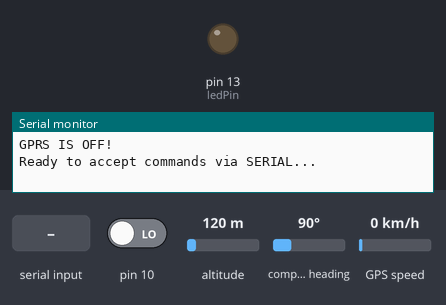
A sketch run on a simulated Arduino Uno, built with avr-gcc and run on an emulated ATmega328P. Parts: output pins drawn as LEDs (lit = HIGH), the last lines printed to the serial monitor. Dashed ring = blinking. The inputs (shaded band) are chosen by the test bench; at power-on: pin 10 LOW, altitude 120 m, compass heading 90°, GPS speed 0 km/h. The GPS gets a fix after 3 s at 37.7749, -122.4194 with 8 satellites; the modem accepts every AT command (registered, SIM ready, sends succeed) and sends nothing else.

Above: at 1.4 s.
1.5 s: "-" received over Serial
At 2.3 s:
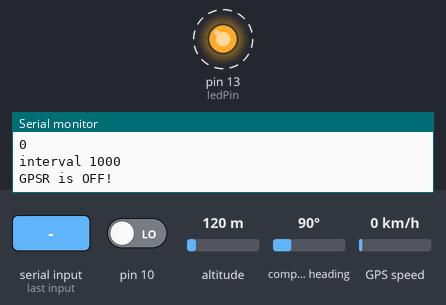
4.5 s: pin 10 driven HIGH
At 6.6 s:
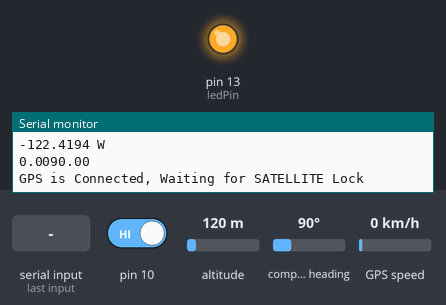
7.0 s: "s" received over the second serial link
8.8 s: "p" received over Serial
Timing chart, 0 to 11.3 s (numbered marks = the images above; inputs shaded):
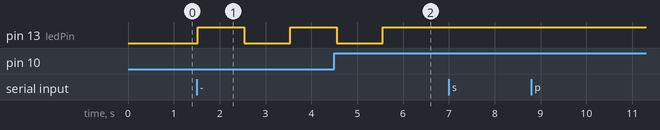

Measured:
- after the input at 1.5 s, pin 13 (ledPin): LOW → HIGH at once, → LOW 1.0 s later, → HIGH 1.0 s later

The sketch:

smsGoogle.ino
```cpp
/*

 Arduino Uno R3
 Seeed Sim900 sheild V-2 connected to dig pins 7 & 8 for use with Software Serial
 Adafruit Flora GPS module connected to dig pins 2 & 3 for use with Software Serial
 GPS lock Status via LED on dig 13
 */
#include <SoftwareSerial.h>
#include <TinyGPS.h>
SoftwareSerial GPS(2,3);
SoftwareSerial SIM900(7,8);

TinyGPS gps;


char senderNumber[20];
char inchar; // Will hold the incoming character from the GSM shield
char incoming_char=0;
char num[]= "AT + CMGS = \"+19412959244\"";//number to send SMS to
unsigned char buffer[64]; // buffer array for data recieve over serial port

const int ledPin =  13;
int ledState = LOW; // ledState used to set the LED
int pwr_sens = 10;// Dig10 jumper to dtr on seeed GPRS v1 checks for HIGH or LOW (2.8v)
int count = 0;     // counter for buffer array
int loops = 0;
int validTXT = 0; //valid received txt counter
int invalidTXT = 0; //invalid received txt counter
int txtOUT = 0; //out going txt counter


float flat, flon;


unsigned long age, date, time, chars = 0;
unsigned short sentences = 0, failed = 0;

////////////////
static void smartdelay(unsigned long ms);
static void print_float(float val, float invalid, int len, int prec);
static void print_int(unsigned long val, unsigned long invalid, int len);
static void print_date(TinyGPS &gps);
static void print_str(const char *str, int len);
/////////////////////

int adding = 2;// used for adding seconds to the interval via serial commands
long previousMillis = 0; // will store last time a Msg was sent
long interval = 60*1000L; // Auto Send interval at which to send Msg (milliseconds)

void setup()
{
  //pinMode(pwr_sens,OUTPUT);//Dig10
  pinMode(10,INPUT);
  pinMode(ledPin, OUTPUT);
  Serial.begin(19200);
  SIM900.begin(19200);
  Serial.println("Seeed GPRS Shield Sketch for an Arduino Based Google Map Locator using the TinyGPS library!");
  Serial.println("It's main use is to swnd a text message with the latitude and longitude");
  Serial.println(" of the device to a preset phone number with a link to show the location on GOOGLE MAPS");
  Serial.println();
  Serial.println("A Sixty Second wait time is used on Start Up, This can be changed at line 47 'interval'");
  Serial.println("sending a 'p' through the serial monitor will still activate/de-activate the GPRS during this time");
  //the interval is cjanged automaticaly during the opperation depending upon GPS Satilight lock
  //and on the fly via Serial text or a received SMS from any phone with TXT capability
  Serial.println();
  //power_on(); // enable this line to Automaticaly start the GPRS
  if (digitalRead(10)==HIGH){//if we get voltage from the
    Serial.println("GPRS IS ON!");
    Serial.println(" Ready to accept commands via SMS..");
    Serial.println(" Or commands via SERIAL...");
  }
  if (digitalRead(10)==LOW){
    Serial.println("GPRS IS OFF!");
    Serial.println("Ready to accept commands via SERIAL...");
  }

}//////////////////////////////////////// end setup /////////////////////////////////

void loop()  // run over and over again
{


  if (interval==0){
    interval = 1000;
  }
  readSerial();//If connected to a Serial device fo programing or diagnostics (computer)
  wait4TXT();// look for a text message from the GPRS every loop

  //readSIM900();
  //serialPrint();
  /* Serial.print("Speed MPH ");
   Serial.println(gps.f_speed_kmph()*0.621371);
   Serial.print("Speed KPH ");
   Serial.println(gps.f_speed_kmph());
   Serial.print("Altitude ");
   Serial.println(gps.f_altitude());*/
  unsigned long currentMillis = millis();
  if(currentMillis - previousMillis > interval) {
    // save the last time you blinked the LED
    previousMillis = currentMillis;
    //GpsData();
    Serial.println(loops);
    loops ++;
    Serial.print("interval ");
    Serial.println(interval);
    if (digitalRead(10)==LOW){
      Serial.println("GPSR is OFF!");
    }
    if (digitalRead(10)==HIGH){
      Serial.println("GPSR is ON!");
    }
    if (ledState == LOW)
      ledState = HIGH;
    else
      ledState = LOW;
    digitalWrite(ledPin, ledState);
    //autoSend();

  }
  if (loops == 5){
    Message();
    loops = 0;
  }

}////////////////////////////////////////end loop /////////////////////////////////


void power_on()
// software equivalent of pressing the GSM shield "power" button
{
  SIM900.begin(19200);
  Serial.println("POWERING ON!!...Please wait");
  digitalWrite(9, HIGH);
  delay(1000);
  digitalWrite(9, LOW);
  delay(7000);
  SIM900.println("AT+CMGF=1\r");  // set SMS mode to text
  delay(100);
  SIM900.println("AT+CNMI=2,2,0,0,0\r");
  delay(100);
  SIM900.println("AT+CLIP=1\r"); // turn on caller ID notification
  delay(100);
  SIM900.println(num);
  delay(100);
  SIM900.print("GPRS is Active!");
  delay(100);
  SIM900.println((char)26); // End AT command with a ^Z, ASCII code 26
  delay(100);
  SIM900.println();
  delay(100);
  SIM900.println("AT+CMGD=1,4"); // delete all SMS
  //readSIM900();
  delay(5000);
  Serial.println("GPRS is NOW ON!");
  //SIM900.flush();
  SIM900.end();
  return;

}
void power_off(){
  SIM900.begin(19200);
  Serial.println("POWERING OFF!!...Please wait");
  SIM900.println("AT+CMGF=1\r");  // set SMS mode to text
  delay(100);
  SIM900.print("AT+CNMI=2,2,0,0,0\r");
  delay(100);
  SIM900.println(num);
  delay(100);
  SIM900.print("GPRS is Powering Down!");
  delay(100);
  SIM900.println((char)26); // End AT command with a ^Z, ASCII code 26
  delay(100);
  SIM900.println();
  delay(2000);//give some time to send message
  SIM900.println("AT+CMGD=1,4"); // delete all SMS
  SIM900.flush();
  SIM900.end();
  //readSIM900();
  delay(1000);
  digitalWrite(9, HIGH);
  delay(1000);
  digitalWrite(9, LOW);
  delay((7000));
  Serial.println("GPRS is NOW OFF!");
  Serial.println();
  return;
}
void readSIM900(){
  SIM900.begin(19200);
  if (SIM900.available())              // if date is comming from softwareserial port ==> data is comming from SIM900 shield
  {
    while(SIM900.available())          // reading data into char array
    {
      buffer[count++]=SIM900.read();     // writing data into array
      if(count == 64)break;
    }
    Serial.write(buffer,count);            // if no data transmission ends, write buffer to hardware serial port
    clearBufferArray();              // call clearBufferArray function to clear the storaged data from the array
    count = 0;                       // set counter of while loop to zero


  }
  if (Serial.available())            // if data is available on hardwareserial port ==> data is comming from PC or notebook
    SIM900.write(Serial.read());       // write it to the SIM900 shield
  delay(100);
  SIM900.flush();
  SIM900.end();
}
void clearBufferArray()              // function to clear buffer array
{
  for (int i=0; i<count;i++)
  {
    buffer[i]=NULL;
  }                  // clear all index of array with command NULL
}
void readSerial(){
  if (Serial.available() >0){
    incoming_char=Serial.read();
    if ((incoming_char=='p')&& (digitalRead(10)==HIGH)){
      Serial.println("ATTENTION!!!..Turning OFF!");
      power_off();
      return;
    }
    else  if ((incoming_char=='p')&& (digitalRead(10)==LOW)){
      Serial.println("ATTENTION!!!..Turning ON!");
      power_on();
      return;
    }
    if (incoming_char=='s'){
      Message();
    }

    if (incoming_char=='+'){
      adding++;
      interval = adding*1000;
      Serial.println("Adding ");
    }
    if (incoming_char=='-'){
      adding--;
      if (interval==1000){
        Serial.println("Cant go lower than 1000! ");
      }
      else
        Serial.println("Subtracting ");
      interval = adding*1000;
      adding--;

    }
  }
  Serial.flush();
}

//Wait for TXT message
void wait4TXT(){

  SIM900.begin(19200);
  delay(10);
  if (SIM900.available() >0){
    incoming_char=SIM900.read();

    if (incoming_char=='s'){//read the Status of the relays on request
      validTXT++; //count the incomming txt from the GPRS
      Serial.println("Text Message recieved ");
      delay(10);
      Message();// send message to pre-defined mobile number
      delay(10);
      SIM900.flush();
      SIM900.end();
      delay(10);
    }
    else invalidTXT++;// count the flubs
  }
}
//Sends TXT Message with Google Map link to pre-defined mobile number
void Message(){
  GpsData();
  txtOUT ++ ;
  //delay(10);
  SIM900.begin(19200);//and reconnect to SS so we can send the message with the lat/long cords
  SIM900.print("AT+CMGF=1\r");  // set SMS mode to text
  delay(100);
  SIM900.println(num);
  delay(100);
  // this is the main part
  SIM900.println("Text Received");
  SIM900.println(" ");
  SIM900.print("http://maps.google.com/maps?q="); //creating the link to GM
  SIM900.print(flat, 6);//Latitude with 6 decimal points
  SIM900.print(",");
  SIM900.println(flon, 6);// Longitude with 6 decimal points
  //Below should create a pop up baloon with text "Location" but I cant get it to do so
  SIM900.print("%28Location%29&t=k&z=16");
  delay(10);
  SIM900.println((char)26); // End AT command with a ^Z, ASCII code 26
  delay(10);
  SIM900.println();
  delay(10);
  SIM900.println("AT+CMGD=1,4"); // delete all SMS
  delay(10);
  SIM900.flush();
  SIM900.end();
  Serial.println("   Message Sent!");
  Serial.println();
  //Debugging with Serial monitor while connected to computer to verify message sent
  serialPrint();

}

//get GPS DATA
void GpsData(){
  //readSerial();
  //digitalWrite(led, HIGH);
  GPS.begin(9600);
  delay(10);
  bool newData = false;
  unsigned long chars;
  unsigned short sentences, failed;
  for (unsigned long start = millis(); millis() - start < 1000;)
  {
    while (GPS.available())
    {
      char c = GPS.read();
      // Serial.write(c); // uncomment this line if you want to see the GPS data flowing
      if (gps.encode(c)) // Did a new valid sentence come in?
        newData = true;
    }
  }
  if (newData)
  {
    //float flat, flon;
    unsigned long age;
    gps.f_get_position(&flat, &flon, &age);
    /* Serial.print("LAT=");
     Serial.print(flat == TinyGPS::GPS_INVALID_F_ANGLE ? 0.0 : flat, 6);
     Serial.print(" LON=");
     Serial.print(flon == TinyGPS::GPS_INVALID_F_ANGLE ? 0.0 : flon, 6);
     Serial.print(" SAT=");
     Serial.print(gps.satellites() == TinyGPS::GPS_INVALID_SATELLITES ? 0 : gps.satellites());
     Serial.print(" PREC=");
     Serial.print(gps.hdop() == TinyGPS::GPS_INVALID_HDOP ? 0 : gps.hdop());*/
    serialPrint();
    interval= 60*1000L;
  }

  gps.stats(&chars, &sentences, &failed);

  if (chars == 0)
    Serial.println("** No characters received from GPS: check wiring **");
  if (sentences == 0){
    /*Serial.print(" CHARS=");
     Serial.print(chars);
     Serial.print(" SENTENCES=");
     Serial.print(sentences);
     Serial.print(" CSUM ERR=");
     Serial.println(failed);
     Serial.println();*/
    Serial.println("GPS is Connected, Waiting for SATELLITE Lock");
    Serial.print("Sat's Locked in. ");
    Serial.println(gps.satellites() == TinyGPS::GPS_INVALID_SATELLITES ? 0 : gps.satellites());
    // Serial.println("Check GPS location for obstructions to clear skies");
    Serial.println();
    //interval= 1000L;
    delay(10);
  }
  GPS.end();
}

void autoSend(){
  GpsData();
  //if (gps.f_speed_kmph()>=1.0)
  Serial.println("Automatic location report!");
  SIM900.begin(19200);
  SIM900.println("AT + CMGS = \"+19412959244\"");
  SIM900.println("AT + CMGS = \"+");
  SIM900.println(num);  // pre-defined mobile number, in international format
  SIM900.println("\"");
  delay(100);
  SIM900.println("Automatic location report! (60 second)");
  SIM900.println(" ");
  SIM900.print("http://maps.google.com/maps?q="); //creating the link to GM
  SIM900.print(flat, 6);//Latitude with 6 decimal points
  SIM900.print(",");
  SIM900.println(flon, 6);// Longitude with 6 decimal points
  //Below should create a pop up baloon with text "Location" but I cant get it to do so
  SIM900.print("%28Location%29&t=k&z=16");
  delay(10);
  delay(100);
  SIM900.println((char)26); // End AT command with a ^Z, ASCII code 26
  delay(100);
  SIM900.println();
  //readSIM900();
  delay(100);
  SIM900.println("AT+CMGD=1,4"); // delete all SMS
  delay(100);
  Message();
  delay(100);
  //serialPrint();
  SIM900.flush();
  SIM900.end();
}


//Serial Monitor if connected comment out to save some space
void serialPrint(){
  //float flat, flon;
  Serial.print(" ");// to even the serial print out
  Serial.print(flat, 4);
  Serial.println(" N");
  Serial.print(flon, 4);
  Serial.println(" W");
   Serial.print(gps.f_speed_kmph());
  Serial.println(gps.f_course());
}
```
